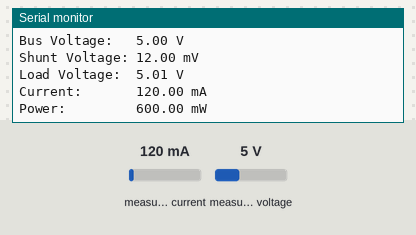
Simulated run of this sketch. Board: Teensy 4. Shown: the last lines printed to the serial monitor. The test bench sets the inputs (shaded band); at power-on: measured current 120 mA, measured voltage 5 V.

Above: at 1.2 s.
1.3 s: measured current set to 40 mA
At 2.6 s:
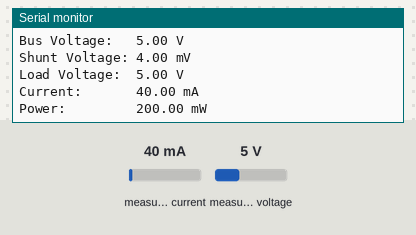
2.8 s: measured voltage set to 0.3 V
At 4.2 s:
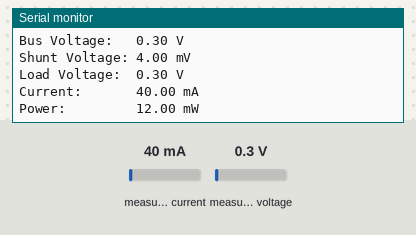
4.3 s: measured current set to 500 mA
At 6.8 s:
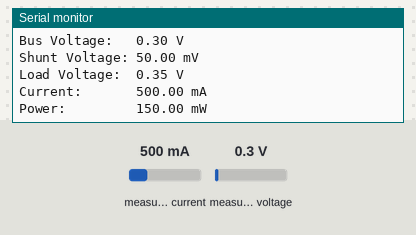
Timing chart, 0 to 8.3 s (numbered marks = the images above; inputs shaded):
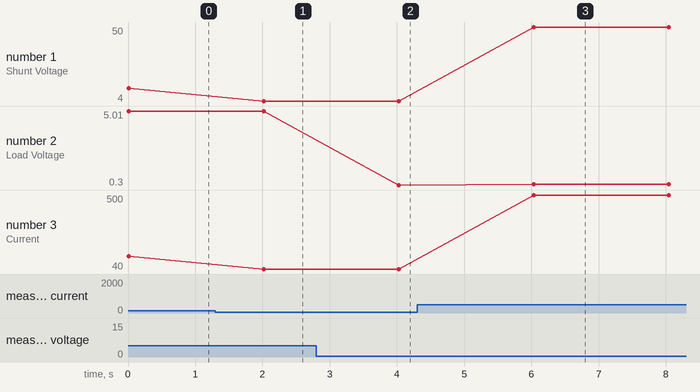

Measured:
- after the input at 1.3 s, the serial monitor: prints a new line after 0.72 s (image 1)
- after the input at 2.8 s, the serial monitor: prints a new line after 1.2 s (image 2)
- after the input at 4.3 s, the serial monitor: prints a new line after 1.7 s (image 3)
- plotted number 1: 12 → 4 after the input at 1.3 s, 4 → 50 after the input at 4.3 s
- plotted number 2: 5 → 0.3 after the input at 2.8 s, 0.3 → 0.35 after the input at 4.3 s
- plotted number 3: 120 → 40 after the input at 1.3 s, 40 → 500 after the input at 4.3 s

The sketch:

epsdownlink.ino
```cpp
#include <i2c_t3.h>
#include "Adafruit_INA219.h"

// initialise each INA with the required address
//    0x40 = default
//    0x41 = A0 bridged
//    0x44 = A1 bridged
//    0x45 = A0 & A1 bridged
Adafruit_INA219 ina219(0x44);


void setup(void)
{
  Serial.begin(115200);
  while (!Serial) {
      // will pause Zero, Leonardo, etc until serial console opens
      delay(1);
  }

  uint32_t currentFrequency;

  Serial.println("Hello!");

  // Initialize the INA219.
  // By default the initialization will use the largest range (32V, 2A).  However
  // you can call a setCalibration function to change this range (see comments).
  ina219.begin();
  // To use a slightly lower 32V, 1A range (higher precision on amps):
  //ina219.setCalibration_32V_1A();
  // Or to use a lower 16V, 400mA range (higher precision on volts and amps):
  //ina219.setCalibration_16V_400mA();

  Serial.println("Measuring voltage and current with INA219 ...");
}

void loop(void)
{
  float shuntvoltage = 0;
  float busvoltage = 0;
  float current_mA = 0;
  float loadvoltage = 0;
  float power_mW = 0;

  shuntvoltage = ina219.getShuntVoltage_mV();
  busvoltage = ina219.getBusVoltage_V();
  current_mA = ina219.getCurrent_mA();
  power_mW = ina219.getPower_mW();
  loadvoltage = busvoltage + (shuntvoltage / 1000);

  Serial.print("Bus Voltage:   "); Serial.print(busvoltage); Serial.println(" V");
  Serial.print("Shunt Voltage: "); Serial.print(shuntvoltage); Serial.println(" mV");
  Serial.print("Load Voltage:  "); Serial.print(loadvoltage); Serial.println(" V");
  Serial.print("Current:       "); Serial.print(current_mA); Serial.println(" mA");
  Serial.print("Power:         "); Serial.print(power_mW); Serial.println(" mW");
  Serial.println("");

  delay(2000);
}
```
